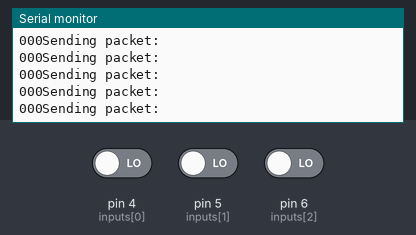
Recording of a sketch running on a simulated Arduino Uno, built with avr-gcc and run on an emulated ATmega328P. On the bench: the last lines printed to the serial monitor. Inputs (shaded band) come from the test bench; at power-on: pin 4 (inputs[0]) LOW, pin 5 (inputs[1]) LOW, pin 6 (inputs[2]) LOW. No radio packets arrive unless stated.

Above: at 1.2 s.
1.3 s: pin 4 (inputs[0]) driven HIGH
At 1.38 s:
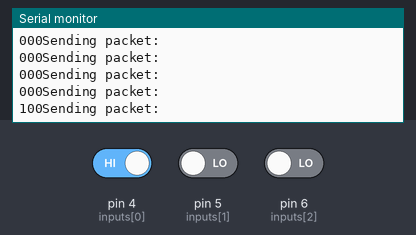
4.3 s: pin 5 (inputs[1]) driven HIGH
At 4.34 s:
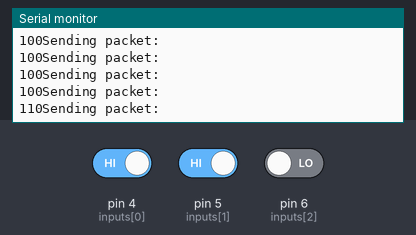
5.8 s: pin 6 (inputs[2]) driven HIGH
At 5.85 s:
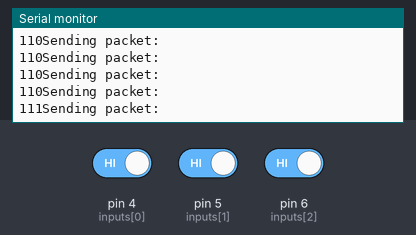
8.8 s: pin 4 (inputs[0]) driven LOW
At 8.88 s:
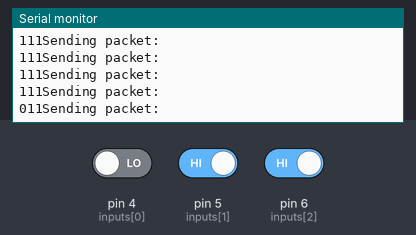
10.3 s: pin 5 (inputs[1]) driven LOW
At 10.33 s:
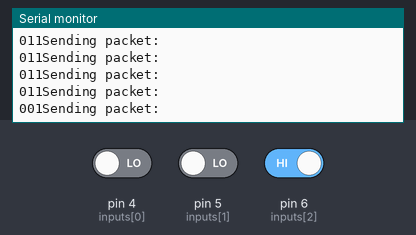
11.8 s: pin 6 (inputs[2]) driven LOW
At 11.91 s:
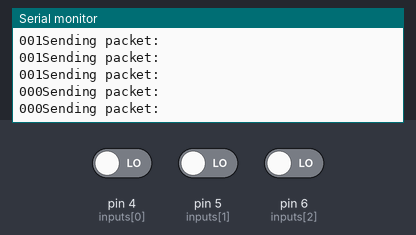
Timing chart, 0 to 14.8 s (numbered marks = the images above; inputs shaded):
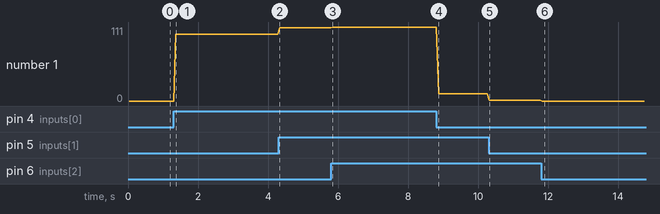

Measured:
- after the input at 1.3 s, the serial monitor: prints a new line after 0.07 s (image 1)
- after the input at 4.3 s, the serial monitor: prints a new line at once (image 2)
- after the input at 5.8 s, the serial monitor: prints a new line after 0.05 s (image 3)
- after the input at 8.8 s, the serial monitor: prints a new line after 0.07 s (image 4)
- after the input at 10.3 s, the serial monitor: prints a new line at once (image 5)
- after the input at 11.8 s, the serial monitor: prints a new line at once (image 6)
- plotted number 1: 0 → 100 after the input at 1.3 s, 100 → 110 after the input at 4.3 s, 110 → 111 after the input at 5.8 s, 111 → 11 after the input at 8.8 s, 11 → 1 after the input at 10.3 s

The sketch:

temporary_relay_box_test.ino
```cpp
#include <SPI.h>
#include <LoRa.h>

const int inputs[4] = {4,5,6,7};
int commands[3];

void setup() {
  for(int i=0; i<4; i++){     pinMode(inputs[i], INPUT);   }
  Serial.begin(9600);
  while (!Serial);
  if (!LoRa.begin(915E6)) {
    Serial.println("Starting LoRa failed!");
    while (1);
  }
  LoRa.setTxPower(2);
}

void loop() {
  Serial.println("Sending packet: ");

  // send packet
  LoRa.beginPacket();
  for(int i=0; i<3; i++){
   LoRa.print(digitalRead(inputs[i]));
   Serial.print(digitalRead(inputs[i]));
  }
  LoRa.endPacket();
}
```
